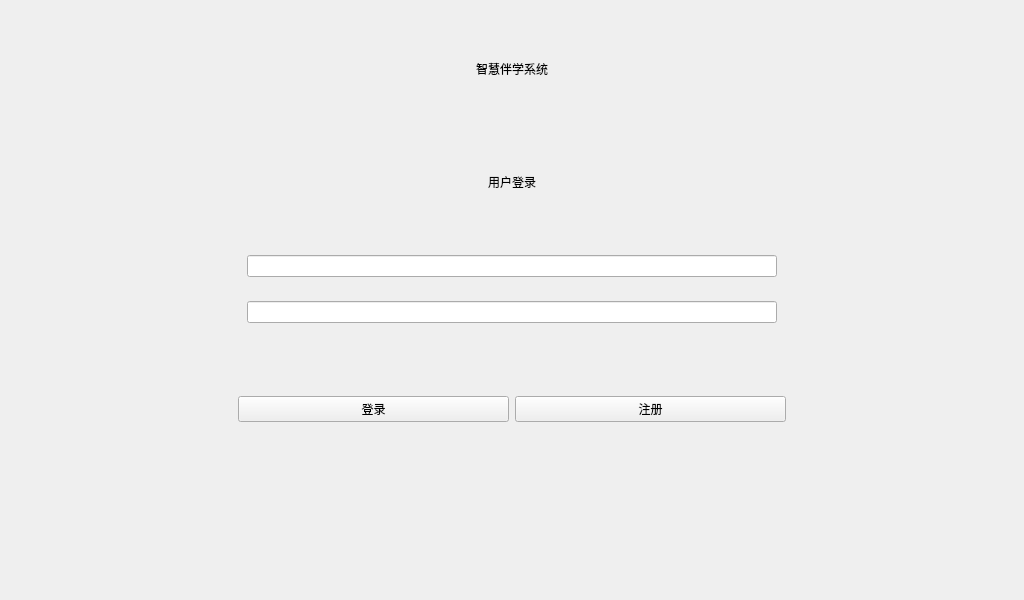
<?xml version="1.0" encoding="UTF-8"?>
<ui version="4.0">
 <class>loginpage</class>
 <widget class="QWidget" name="loginpage">
  <property name="geometry">
   <rect>
    <x>0</x>
    <y>0</y>
    <width>1024</width>
    <height>600</height>
   </rect>
  </property>
  <property name="windowTitle">
   <string>loginpage</string>
  </property>
  <layout class="QGridLayout" name="gridLayout">
   <item row="1" column="0">
    <spacer name="horizontalSpacer">
     <property name="orientation">
      <enum>Qt::Horizontal</enum>
     </property>
     <property name="sizeType">
      <enum>QSizePolicy::Fixed</enum>
     </property>
     <property name="sizeHint" stdset="0">
      <size>
       <width>200</width>
       <height>20</height>
      </size>
     </property>
    </spacer>
   </item>
   <item row="1" column="1">
    <layout class="QHBoxLayout" name="horizontalLayout">
     <item>
      <widget class="QWidget" name="widget" native="true">
       <layout class="QVBoxLayout" name="verticalLayout_2">
        <item>
         <layout class="QVBoxLayout" name="verticalLayout">
          <item>
           <widget class="QLabel" name="titleLabel">
            <property name="sizePolicy">
             <sizepolicy hsizetype="Preferred" vsizetype="Fixed">
              <horstretch>0</horstretch>
              <verstretch>0</verstretch>
             </sizepolicy>
            </property>
            <property name="text">
             <string>智慧伴学系统</string>
            </property>
            <property name="alignment">
             <set>Qt::AlignCenter</set>
            </property>
           </widget>
          </item>
          <item>
           <spacer name="verticalSpacer_3">
            <property name="orientation">
             <enum>Qt::Vertical</enum>
            </property>
            <property name="sizeType">
             <enum>QSizePolicy::Fixed</enum>
            </property>
            <property name="sizeHint" stdset="0">
             <size>
              <width>20</width>
              <height>40</height>
             </size>
            </property>
           </spacer>
          </item>
          <item>
           <widget class="QWidget" name="loginWidget" native="true">
            <property name="sizePolicy">
             <sizepolicy hsizetype="Preferred" vsizetype="MinimumExpanding">
              <horstretch>0</horstretch>
              <verstretch>0</verstretch>
             </sizepolicy>
            </property>
            <layout class="QVBoxLayout" name="verticalLayout_4">
             <item>
              <layout class="QVBoxLayout" name="verticalLayout_3">
               <item>
                <widget class="QLabel" name="loginTitleLabel">
                 <property name="sizePolicy">
                  <sizepolicy hsizetype="Preferred" vsizetype="Fixed">
                   <horstretch>0</horstretch>
                   <verstretch>0</verstretch>
                  </sizepolicy>
                 </property>
                 <property name="text">
                  <string>用户登录</string>
                 </property>
                 <property name="alignment">
                  <set>Qt::AlignCenter</set>
                 </property>
                </widget>
               </item>
               <item>
                <spacer name="verticalSpacer_4">
                 <property name="orientation">
                  <enum>Qt::Vertical</enum>
                 </property>
                 <property name="sizeType">
                  <enum>QSizePolicy::Fixed</enum>
                 </property>
                 <property name="sizeHint" stdset="0">
                  <size>
                   <width>20</width>
                   <height>40</height>
                  </size>
                 </property>
                </spacer>
               </item>
               <item>
                <widget class="QWidget" name="fillwidget" native="true">
                 <property name="sizePolicy">
                  <sizepolicy hsizetype="Preferred" vsizetype="Fixed">
                   <horstretch>0</horstretch>
                   <verstretch>0</verstretch>
                  </sizepolicy>
                 </property>
                 <layout class="QVBoxLayout" name="verticalLayout_6">
                  <item>
                   <widget class="QWidget" name="usernamefillwidget" native="true">
                    <layout class="QHBoxLayout" name="horizontalLayout_6">
                     <item>
                      <layout class="QHBoxLayout" name="horizontalLayout_5">
                       <item>
                        <widget class="QtMaterialTextField" name="username_editor"/>
                       </item>
                      </layout>
                     </item>
                    </layout>
                   </widget>
                  </item>
                  <item>
                   <layout class="QVBoxLayout" name="verticalLayout_5">
                    <item>
                     <widget class="QWidget" name="passwordfillwidget" native="true">
                      <layout class="QHBoxLayout" name="horizontalLayout_4">
                       <item>
                        <layout class="QHBoxLayout" name="horizontalLayout_3">
                         <item>
                          <widget class="QtMaterialTextField" name="password_editor"/>
                         </item>
                        </layout>
                       </item>
                      </layout>
                     </widget>
                    </item>
                   </layout>
                  </item>
                 </layout>
                </widget>
               </item>
              </layout>
             </item>
             <item>
              <widget class="QWidget" name="widget_6" native="true">
               <property name="sizePolicy">
                <sizepolicy hsizetype="Preferred" vsizetype="Fixed">
                 <horstretch>0</horstretch>
                 <verstretch>0</verstretch>
                </sizepolicy>
               </property>
               <layout class="QHBoxLayout" name="horizontalLayout_8">
                <item>
                 <layout class="QHBoxLayout" name="horizontalLayout_7">
                  <item>
                   <widget class="QtMaterialRaisedButton" name="login_button">
                    <property name="text">
                     <string>登录</string>
                    </property>
                   </widget>
                  </item>
                  <item>
                   <widget class="QtMaterialRaisedButton" name="register_button">
                    <property name="text">
                     <string>注册</string>
                    </property>
                   </widget>
                  </item>
                 </layout>
                </item>
               </layout>
              </widget>
             </item>
            </layout>
           </widget>
          </item>
         </layout>
        </item>
       </layout>
      </widget>
     </item>
    </layout>
   </item>
   <item row="1" column="2">
    <spacer name="horizontalSpacer_2">
     <property name="orientation">
      <enum>Qt::Horizontal</enum>
     </property>
     <property name="sizeType">
      <enum>QSizePolicy::Fixed</enum>
     </property>
     <property name="sizeHint" stdset="0">
      <size>
       <width>200</width>
       <height>20</height>
      </size>
     </property>
    </spacer>
   </item>
   <item row="2" column="1">
    <spacer name="verticalSpacer_2">
     <property name="orientation">
      <enum>Qt::Vertical</enum>
     </property>
     <property name="sizeType">
      <enum>QSizePolicy::Fixed</enum>
     </property>
     <property name="sizeHint" stdset="0">
      <size>
       <width>20</width>
       <height>100</height>
      </size>
     </property>
    </spacer>
   </item>
   <item row="0" column="1">
    <spacer name="verticalSpacer">
     <property name="orientation">
      <enum>Qt::Vertical</enum>
     </property>
     <property name="sizeType">
      <enum>QSizePolicy::Fixed</enum>
     </property>
     <property name="sizeHint" stdset="0">
      <size>
       <width>20</width>
       <height>40</height>
      </size>
     </property>
    </spacer>
   </item>
  </layout>
 </widget>
 <customwidgets>
  <customwidget>
   <class>QtMaterialTextField</class>
   <extends>QLineEdit</extends>
   <header location="global">qtmaterialtextfield.h</header>
  </customwidget>
  <customwidget>
   <class>QtMaterialRaisedButton</class>
   <extends>QPushButton</extends>
   <header location="global">qtmaterialraisedbutton.h</header>
  </customwidget>
 </customwidgets>
 <resources/>
 <connections/>
</ui>
